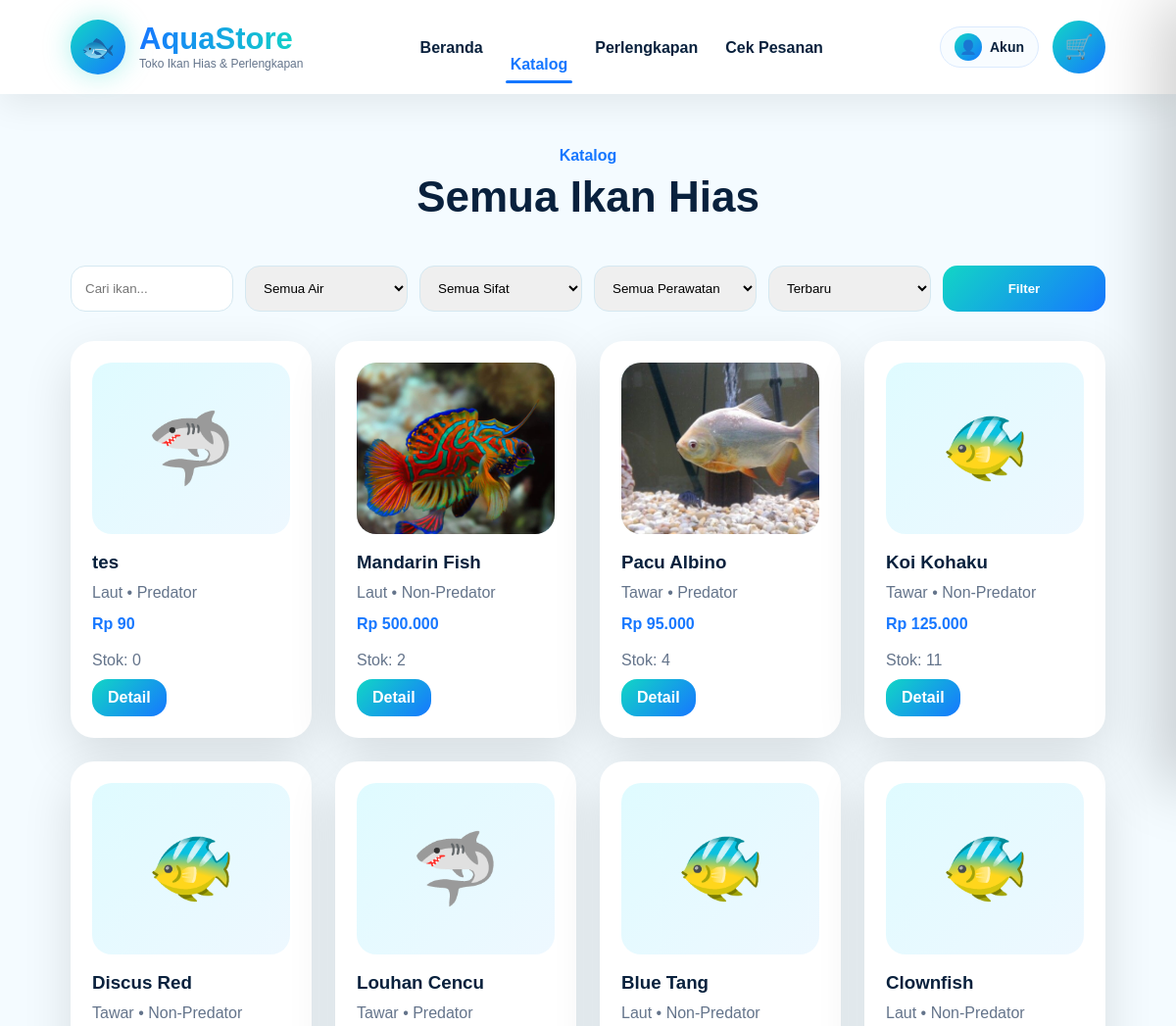
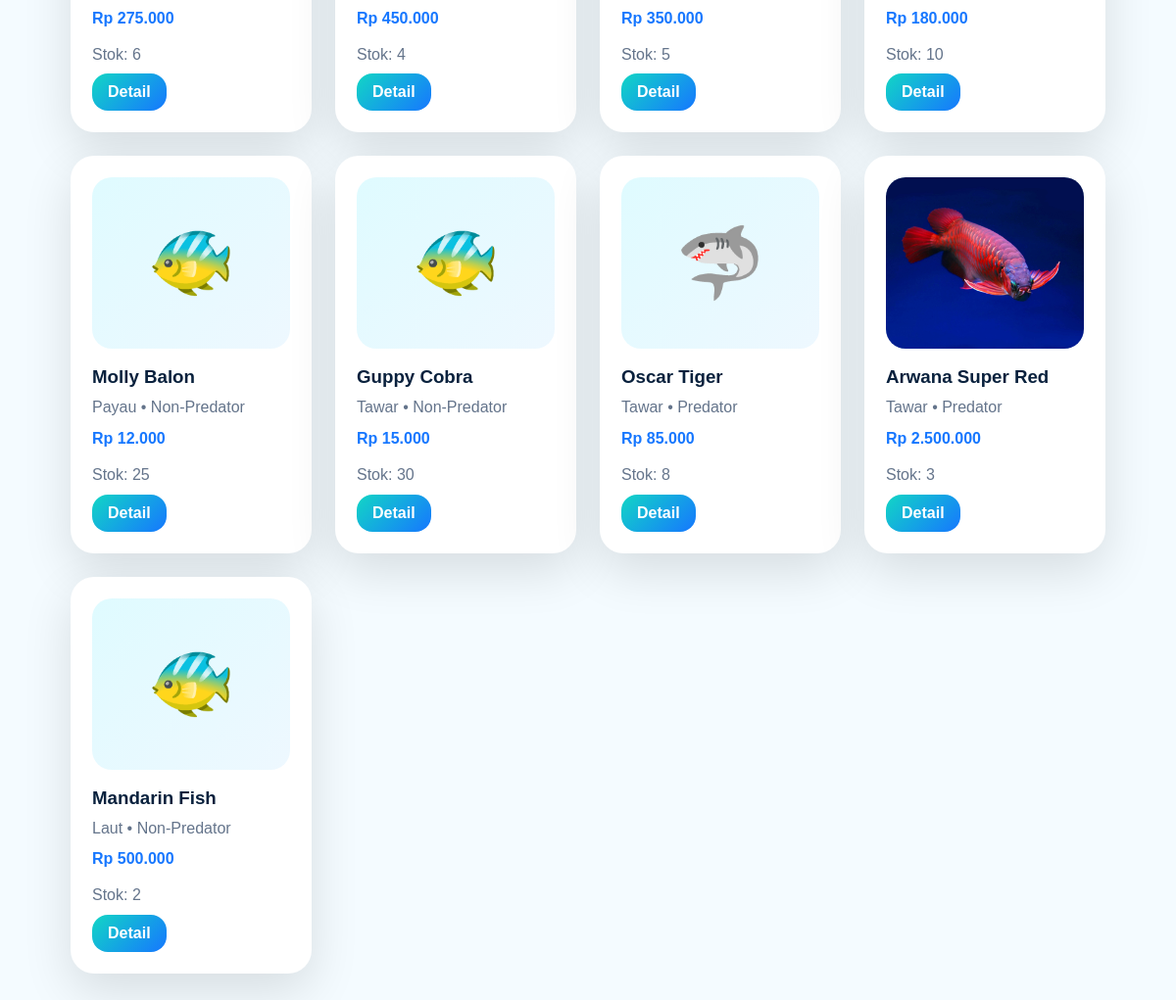
The page /pelanggan/katalog.php on the database its author committed (2 pictures, top to bottom).
### tables this page shows
CREATE TABLE `ikan` (
  `id` int(11) NOT NULL,
  `nama` varchar(100) NOT NULL,
  `nama_latin` varchar(100) DEFAULT NULL,
  `kategori_air` enum('Laut','Tawar','Payau') NOT NULL,
  `kategori_sifat` enum('Predator','Non-Predator') NOT NULL,
  `kategori_jenis` enum('Hias','Konsumsi','Langka') NOT NULL,
  `harga` int(11) NOT NULL,
  `stok` int(11) NOT NULL,
  `ukuran_cm` decimal(5,2) DEFAULT NULL,
  `tingkat_perawatan` enum('Mudah','Sedang','Sulit') NOT NULL,
  `foto` varchar(255) DEFAULT NULL,
  `deskripsi` text DEFAULT NULL,
  `tips_perawatan` text DEFAULT NULL,
  `status` enum('Tersedia','Habis','Pre-order') DEFAULT 'Tersedia',
  `created_at` timestamp NOT NULL DEFAULT current_timestamp()
);

### config/db.php (called while the page is built, shortened)
<?php
function e($text)
{
    return htmlspecialchars((string) ($text ?? ''), ENT_QUOTES, 'UTF-8');
}
function rupiah($angka)
{
    return 'Rp ' . number_format((int) $angka, 0, ',', '.');
}

### pelanggan/katalog.php (the view, shortened to what this page needs)
<?php
require "../config/db.php";
$where = ["1=1"];
$params = [];
$order = "id DESC";
$stmt = $pdo->prepare("SELECT * FROM ikan WHERE " . implode(' AND ', $where) . " ORDER BY $order");
$stmt->execute($params);
$data = $stmt->fetchAll();
?>
<!DOCTYPE html>
<html lang="id">
<head>
    <link rel="stylesheet" href="../assets/css/style.css">
</head>
<body>
    <?php include "../components/navbar.php"; ?>
    <section class="popular-section">
        <div class="section-title">
            <span>Katalog</span>
            <h2>Semua Ikan Hias</h2>
        </div>
        <form method="GET" class="filter-box">
            <input type="text" name="q" placeholder="Cari ikan..." value="<?= e($_GET['q'] ?? '') ?>">
            <select name="kategori_air">
                <option value="">Semua Air</option>
            </select>
            <select name="kategori_sifat">
                <option value="">Semua Sifat</option>
            </select>
            <select name="tingkat_perawatan">
                <option value="">Semua Perawatan</option>
            </select>
            <select name="sort">
                <option value="">Terbaru</option>
            </select>
            <button>Filter</button>
        </form>
        <div class="fish-grid">
            <?php foreach ($data as $i): ?>
                <div class="fish-card">
                    <div class="fish-image">
                        <?php if ($i['foto']): ?>
                            <img src="../uploads/ikan/<?= e($i['foto']) ?>">
                        <?php else: ?>
                            <span><?= $i['kategori_sifat'] === 'Predator' ? '🦈' : '🐠' ?></span>
                        <?php endif; ?>
                    </div>
                    <h3><?= e($i['nama']) ?></h3>
                    <p><?= e($i['kategori_air']) ?> • <?= e($i['kategori_sifat']) ?></p>
                    <h4><?= rupiah($i['harga']) ?></h4>
                    <p>Stok: <?= e($i['stok']) ?></p>
                    <a href="detail.php?id=<?= $i['id'] ?>" class="mini-button">Detail</a>
                </div>
            <?php endforeach; ?>
        </div>
    </section>
</body>
</html>

### assets/css/style.css (style rules this page uses)
:root { --dark: #031426; --dark2: #062847; --blue: #1677ff; --cyan: #12d6c5; --white: #fff; --soft: #f4fbff; --text: #09213d; --muted: #64748b; --danger: #ff4d6d; --shadow: 0 18px 50px rgba(0, 0, 0, .12); --radius: 24px }
* { margin: 0; padding: 0; box-sizing: border-box }
body { font-family: 'Poppins', Arial, sans-serif; background: var(--soft); color: var(--text); overflow-x: hidden }
a { text-decoration: none; color: inherit }
img { max-width: 100%; display: block }
.hero-button, .login-button, .mini-button { border: none; cursor: pointer; font-weight: 800; border-radius: 16px; transition: .25s }
.mini-button { display: inline-block; padding: 10px 16px; color: white; background: linear-gradient(135deg, var(--cyan), var(--blue)) }
.popular-section, .checkout-section, .detail-section { padding: 150px 6% 80px; min-height: 100vh; background: var(--soft) }
.section-title { text-align: center; margin-bottom: 45px }
.section-title span { color: var(--blue); font-weight: 900 }
.section-title h2 { margin-top: 8px; font-size: 44px; color: var(--text) }
.fish-grid { display: grid; grid-template-columns: repeat(4, 1fr); gap: 24px }
.fish-card { padding: 22px; border-radius: var(--radius); background: white; box-shadow: var(--shadow); transition: .25s }
.fish-image { height: 175px; margin-bottom: 18px; display: grid; place-items: center; overflow: hidden; border-radius: 20px; background: linear-gradient(135deg, #dffbff, #eef8ff) }
.fish-image span { font-size: 72px }
.fish-image img { width: 100%; height: 100%; object-fit: cover }
.fish-card h3 { margin-bottom: 6px; color: var(--text) }
.fish-card p { margin: 7px 0; color: var(--muted); line-height: 1.6 }
.fish-card h4 { color: var(--blue); margin: 10px 0 15px }
.filter-box { max-width: 1200px; margin: 0 auto 30px; display: grid; grid-template-columns: repeat(auto-fit, minmax(160px, 1fr)); gap: 12px }
.filter-box input, .filter-box select { padding: 14px; border: 1px solid #d5e8f1; border-radius: 15px; outline: none }
.filter-box button { border: none; border-radius: 15px; background: linear-gradient(135deg, var(--cyan), var(--blue)); color: white; font-weight: 900; cursor: pointer }

### rows shown on the page
ikan: nama "tes", kategori_air "Laut", kategori_sifat "Predator", harga "Rp 90", stok "0"
ikan: foto (picture), nama "Mandarin Fish", kategori_air "Laut", kategori_sifat "Non-Predator", harga "Rp 500.000", stok "2"
ikan: foto (picture), nama "Pacu Albino", kategori_air "Tawar", kategori_sifat "Predator", harga "Rp 95.000", stok "4"
ikan: nama "Koi Kohaku", kategori_air "Tawar", kategori_sifat "Non-Predator", harga "Rp 125.000", stok "11"
ikan: nama "Discus Red", kategori_air "Tawar", kategori_sifat "Non-Predator", harga "Rp 275.000", stok "6"
ikan: nama "Louhan Cencu", kategori_air "Tawar", kategori_sifat "Predator", harga "Rp 450.000", stok "4"
ikan: nama "Blue Tang", kategori_air "Laut", kategori_sifat "Non-Predator", harga "Rp 350.000", stok "5"
ikan: nama "Clownfish", kategori_air "Laut", kategori_sifat "Non-Predator", harga "Rp 180.000", stok "10"
ikan: nama "Molly Balon", kategori_air "Payau", kategori_sifat "Non-Predator", harga "Rp 12.000", stok "25"
ikan: nama "Guppy Cobra", kategori_air "Tawar", kategori_sifat "Non-Predator", harga "Rp 15.000", stok "30"
ikan: nama "Oscar Tiger", kategori_air "Tawar", kategori_sifat "Predator", harga "Rp 85.000", stok "8"
ikan: foto (picture), nama "Arwana Super Red", kategori_air "Tawar", kategori_sifat "Predator", harga "Rp 2.500.000", stok "3"
ikan: nama "Mandarin Fish", kategori_air "Laut", kategori_sifat "Non-Predator", harga "Rp 500.000", stok "2"
